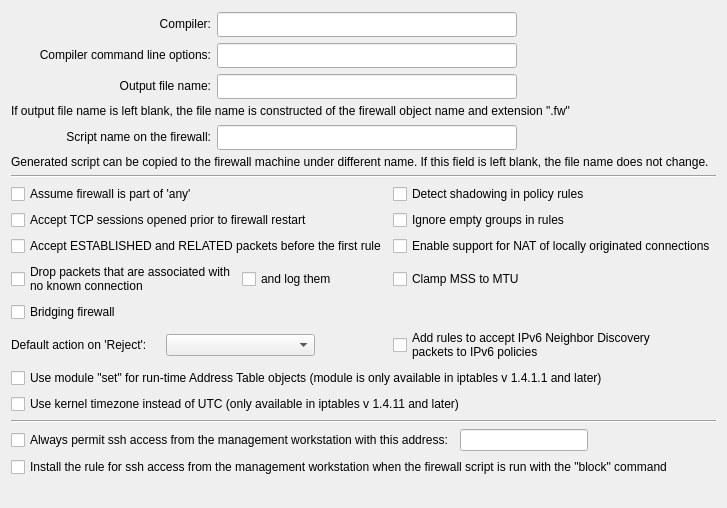
     <widget class="QWidget" name="tab0">
      <attribute name="title">
       <string>Compiler</string>
      </attribute>
      <layout class="QGridLayout" name="gridLayout_10">
       <item row="0" column="0">
        <layout class="QGridLayout" name="gridLayout_7"/>
       </item>
       <item row="1" column="0" colspan="2">
        <layout class="QGridLayout" name="gridLayout_9" columnstretch="5,5,5">
         <item row="1" column="0">
          <widget class="QLabel" name="compilerLabel">
           <property name="text">
            <string>Compiler:</string>
           </property>
           <property name="alignment">
            <set>Qt::AlignmentFlag::AlignRight|Qt::AlignmentFlag::AlignTrailing|Qt::AlignmentFlag::AlignVCenter</set>
           </property>
           <property name="wordWrap">
            <bool>false</bool>
           </property>
          </widget>
         </item>
         <item row="1" column="1">
          <widget class="QLineEdit" name="compiler">
           <property name="minimumSize">
            <size>
             <width>300</width>
             <height>25</height>
            </size>
           </property>
           <property name="maximumSize">
            <size>
             <width>32767</width>
             <height>22</height>
            </size>
           </property>
          </widget>
         </item>
         <item row="2" column="0">
          <widget class="QLabel" name="compilerArgsLabel">
           <property name="sizePolicy">
            <sizepolicy hsizetype="Expanding" vsizetype="Preferred">
             <horstretch>0</horstretch>
             <verstretch>0</verstretch>
            </sizepolicy>
           </property>
           <property name="text">
            <string>Compiler command line options:</string>
           </property>
           <property name="alignment">
            <set>Qt::AlignmentFlag::AlignRight|Qt::AlignmentFlag::AlignTrailing|Qt::AlignmentFlag::AlignVCenter</set>
           </property>
           <property name="wordWrap">
            <bool>false</bool>
           </property>
          </widget>
         </item>
         <item row="2" column="1">
          <widget class="QLineEdit" name="compilerArgs">
           <property name="minimumSize">
            <size>
             <width>0</width>
             <height>25</height>
            </size>
           </property>
           <property name="maximumSize">
            <size>
             <width>32767</width>
             <height>22</height>
            </size>
           </property>
          </widget>
         </item>
         <item row="3" column="0">
          <widget class="QLabel" name="textLabel1_5">
           <property name="sizePolicy">
            <sizepolicy hsizetype="Expanding" vsizetype="Preferred">
             <horstretch>0</horstretch>
             <verstretch>0</verstretch>
            </sizepolicy>
           </property>
           <property name="text">
            <string>Output file name:</string>
           </property>
           <property name="alignment">
            <set>Qt::AlignmentFlag::AlignRight|Qt::AlignmentFlag::AlignTrailing|Qt::AlignmentFlag::AlignVCenter</set>
           </property>
           <property name="wordWrap">
            <bool>true</bool>
           </property>
          </widget>
         </item>
         <item row="3" column="1">
          <widget class="QLineEdit" name="outputFileName">
           <property name="minimumSize">
            <size>
             <width>300</width>
             <height>25</height>
            </size>
           </property>
           <property name="maximumSize">
            <size>
             <width>32767</width>
             <height>22</height>
            </size>
           </property>
          </widget>
         </item>
         <item row="1" column="2">
          <spacer name="horizontalSpacer_3">
           <property name="orientation">
            <enum>Qt::Orientation::Horizontal</enum>
           </property>
           <property name="sizeHint" stdset="0">
            <size>
             <width>40</width>
             <height>20</height>
            </size>
           </property>
          </spacer>
         </item>
        </layout>
       </item>
       <item row="2" column="0" colspan="2">
        <widget class="QLabel" name="label_7">
         <property name="text">
          <string>If output file name is left blank, the file name is constructed of the firewall object name and extension &quot;.fw&quot;</string>
         </property>
         <property name="wordWrap">
          <bool>true</bool>
         </property>
        </widget>
       </item>
       <item row="3" column="0" colspan="2">
        <layout class="QGridLayout" name="gridLayout_8" columnstretch="5,5,5">
         <item row="0" column="0">
          <widget class="QLabel" name="label_2">
           <property name="text">
            <string>Script name on the firewall:</string>
           </property>
           <property name="alignment">
            <set>Qt::AlignmentFlag::AlignRight|Qt::AlignmentFlag::AlignTrailing|Qt::AlignmentFlag::AlignVCenter</set>
           </property>
          </widget>
         </item>
         <item row="0" column="1">
          <widget class="QLineEdit" name="fileNameOnFw">
           <property name="minimumSize">
            <size>
             <width>300</width>
             <height>25</height>
            </size>
           </property>
           <property name="maximumSize">
            <size>
             <width>32767</width>
             <height>22</height>
            </size>
           </property>
          </widget>
         </item>
         <item row="0" column="2">
          <spacer name="horizontalSpacer">
           <property name="orientation">
            <enum>Qt::Orientation::Horizontal</enum>
           </property>
           <property name="sizeHint" stdset="0">
            <size>
             <width>40</width>
             <height>20</height>
            </size>
           </property>
          </spacer>
         </item>
        </layout>
       </item>
       <item row="4" column="0" colspan="2">
        <widget class="QLabel" name="label_4">
         <property name="text">
          <string>Generated script can be copied to the firewall machine under different name. If this field is left blank, the file name does not change.</string>
         </property>
         <property name="wordWrap">
          <bool>true</bool>
         </property>
        </widget>
       </item>
       <item row="5" column="0" colspan="2">
        <widget class="Line" name="line4_2">
         <property name="frameShape">
          <enum>QFrame::Shape::HLine</enum>
         </property>
         <property name="frameShadow">
          <enum>QFrame::Shadow::Sunken</enum>
         </property>
         <property name="orientation">
          <enum>Qt::Orientation::Horizontal</enum>
         </property>
        </widget>
       </item>
       <item row="6" column="0" colspan="2">
        <layout class="QGridLayout" name="gridLayout_5">
         <item row="0" column="0">
          <widget class="QCheckBox" name="assumeFwIsPartOfAny">
           <property name="sizePolicy">
            <sizepolicy hsizetype="Minimum" vsizetype="Fixed">
             <horstretch>0</horstretch>
             <verstretch>0</verstretch>
            </sizepolicy>
           </property>
           <property name="text">
            <string>Assume firewall is part of 'any'</string>
           </property>
          </widget>
         </item>
         <item row="0" column="1">
          <widget class="QCheckBox" name="shadowing">
           <property name="sizePolicy">
            <sizepolicy hsizetype="Minimum" vsizetype="Fixed">
             <horstretch>0</horstretch>
             <verstretch>0</verstretch>
            </sizepolicy>
           </property>
           <property name="text">
            <string>Detect shadowing in policy rules</string>
           </property>
          </widget>
         </item>
         <item row="1" column="0">
          <widget class="QCheckBox" name="acceptSessions">
           <property name="sizePolicy">
            <sizepolicy hsizetype="Minimum" vsizetype="Fixed">
             <horstretch>0</horstretch>
             <verstretch>0</verstretch>
            </sizepolicy>
           </property>
           <property name="text">
            <string>Accept TCP sessions opened prior to firewall restart</string>
           </property>
          </widget>
         </item>
         <item row="1" column="1">
          <widget class="QCheckBox" name="emptyGroups">
           <property name="sizePolicy">
            <sizepolicy hsizetype="Minimum" vsizetype="Fixed">
             <horstretch>0</horstretch>
             <verstretch>0</verstretch>
            </sizepolicy>
           </property>
           <property name="text">
            <string>Ignore empty groups in rules</string>
           </property>
          </widget>
         </item>
         <item row="2" column="0">
          <widget class="QCheckBox" name="acceptESTBeforeFirst">
           <property name="sizePolicy">
            <sizepolicy hsizetype="Minimum" vsizetype="Fixed">
             <horstretch>0</horstretch>
             <verstretch>0</verstretch>
            </sizepolicy>
           </property>
           <property name="text">
            <string>Accept ESTABLISHED and RELATED packets before the first rule</string>
           </property>
          </widget>
         </item>
         <item row="2" column="1">
          <widget class="QCheckBox" name="localNAT">
           <property name="sizePolicy">
            <sizepolicy hsizetype="Minimum" vsizetype="Fixed">
             <horstretch>0</horstretch>
             <verstretch>0</verstretch>
            </sizepolicy>
           </property>
           <property name="text">
            <string>Enable support for NAT of locally originated connections</string>
           </property>
          </widget>
         </item>
         <item row="3" column="0">
          <layout class="QHBoxLayout" name="horizontalLayout_3">
           <item>
            <widget class="QCheckBox" name="dropInvalid">
             <property name="text">
              <string>Drop packets that are associated with
no known connection</string>
             </property>
            </widget>
           </item>
           <item>
            <widget class="QCheckBox" name="logInvalid">
             <property name="text">
              <string>and log them</string>
             </property>
            </widget>
           </item>
          </layout>
         </item>
         <item row="3" column="1">
          <widget class="QCheckBox" name="clampMSStoMTU">
           <property name="sizePolicy">
            <sizepolicy hsizetype="Minimum" vsizetype="Fixed">
             <horstretch>0</horstretch>
             <verstretch>0</verstretch>
            </sizepolicy>
           </property>
           <property name="toolTip">
            <string>This adds a rule on top of the policy with iptables target TCPMSS
and option --clamp-mss-to-pmtu. Generation of this command is
version-dependent and also depends on the setting of ip or ipv6 forwarding
in host settings dialog.
</string>
           </property>
           <property name="text">
            <string>Clamp MSS to MTU</string>
           </property>
          </widget>
         </item>
         <item row="4" column="0">
          <widget class="QCheckBox" name="bridge">
           <property name="sizePolicy">
            <sizepolicy hsizetype="Minimum" vsizetype="Fixed">
             <horstretch>0</horstretch>
             <verstretch>0</verstretch>
            </sizepolicy>
           </property>
           <property name="text">
            <string>Bridging firewall</string>
           </property>
          </widget>
         </item>
         <item row="5" column="0">
          <layout class="QHBoxLayout" name="horizontalLayout_4">
           <item>
            <widget class="QLabel" name="textLabel9">
             <property name="text">
              <string>Default action on 'Reject':</string>
             </property>
             <property name="wordWrap">
              <bool>false</bool>
             </property>
            </widget>
           </item>
           <item>
            <widget class="QComboBox" name="actionOnReject"/>
           </item>
           <item>
            <spacer>
             <property name="orientation">
              <enum>Qt::Orientation::Horizontal</enum>
             </property>
             <property name="sizeType">
              <enum>QSizePolicy::Policy::Minimum</enum>
             </property>
             <property name="sizeHint" stdset="0">
              <size>
               <width>72</width>
               <height>20</height>
              </size>
             </property>
            </spacer>
           </item>
          </layout>
         </item>
         <item row="5" column="1">
          <widget class="QCheckBox" name="ipv6NeighborDiscovery">
           <property name="toolTip">
            <string>Compiler will automatically generate rules to permit ICMP6 packets used in IPv6
Neighbor Discovery after the rules that accept ESTABLISHED,RELATE and before
the rule that drops packets in state INVALID.</string>
           </property>
           <property name="text">
            <string>Add rules to accept IPv6 Neighbor Discovery
packets to IPv6 policies</string>
           </property>
          </widget>
         </item>
         <item row="6" column="0" colspan="2">
          <widget class="QCheckBox" name="useModuleSet">
           <property name="text">
            <string>Use module &quot;set&quot; for run-time Address Table objects (module is only available in iptables v 1.4.1.1 and later)</string>
           </property>
          </widget>
         </item>
         <item row="7" column="0" colspan="2">
          <widget class="QCheckBox" name="useKernelTz">
           <property name="text">
            <string>Use kernel timezone instead of UTC (only available in iptables v 1.4.11 and later)</string>
           </property>
          </widget>
         </item>
        </layout>
       </item>
       <item row="7" column="0" colspan="2">
        <widget class="Line" name="line4">
         <property name="frameShape">
          <enum>QFrame::Shape::HLine</enum>
         </property>
         <property name="frameShadow">
          <enum>QFrame::Shadow::Sunken</enum>
         </property>
         <property name="orientation">
          <enum>Qt::Orientation::Horizontal</enum>
         </property>
        </widget>
       </item>
       <item row="8" column="0" colspan="2">
        <layout class="QHBoxLayout" name="horizontalLayout_5">
         <item>
          <widget class="QCheckBox" name="mgmt_ssh">
           <property name="text">
            <string>Always permit ssh access from the management workstation with this address:</string>
           </property>
          </widget>
         </item>
         <item>
          <widget class="QLineEdit" name="mgmt_addr">
           <property name="sizePolicy">
            <sizepolicy hsizetype="Expanding" vsizetype="Fixed">
             <horstretch>0</horstretch>
             <verstretch>0</verstretch>
            </sizepolicy>
           </property>
           <property name="maximumSize">
            <size>
             <width>32767</width>
             <height>32767</height>
            </size>
           </property>
          </widget>
         </item>
         <item>
          <spacer name="horizontalSpacer_2">
           <property name="orientation">
            <enum>Qt::Orientation::Horizontal</enum>
           </property>
           <property name="sizeHint" stdset="0">
            <size>
             <width>40</width>
             <height>20</height>
            </size>
           </property>
          </spacer>
         </item>
        </layout>
       </item>
       <item row="9" column="0" colspan="2">
        <widget class="QCheckBox" name="add_mgmt_ssh_rule_when_stoped">
         <property name="text">
          <string>Install the rule for ssh access from the management workstation when the firewall script is run with the &quot;block&quot; command</string>
         </property>
        </widget>
       </item>
       <item row="10" column="1">
        <spacer>
         <property name="orientation">
          <enum>Qt::Orientation::Vertical</enum>
         </property>
         <property name="sizeType">
          <enum>QSizePolicy::Policy::Expanding</enum>
         </property>
         <property name="sizeHint" stdset="0">
          <size>
           <width>20</width>
           <height>20</height>
          </size>
         </property>
        </spacer>
       </item>
      </layout>
     </widget>
